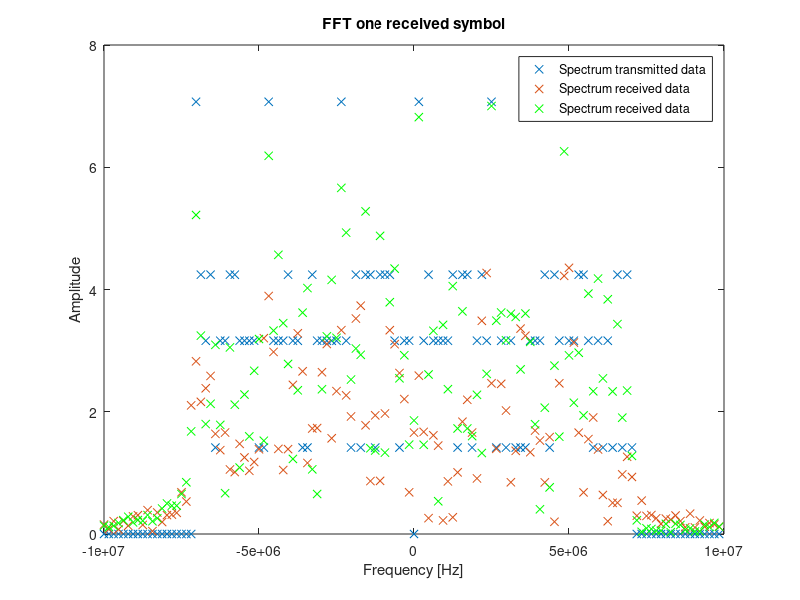

MATLAB code for this plot:

clc
close all
clear variables

data = load('tx_data_test_spectrum.mat');
Tx_data = data.save_data_tx;
data = load('Rx_OFDM_19_11_2020.mat');
Rx_data = data.Rx_OFDM_19_11_2020;

data_fs_1MHz = load('Rx_OFDM_19_11_2020_fs_1Mhz.mat');
Rx_data_1MHz = data_fs_1MHz.Rx_OFDM_19_11_2020_fs_1Mhz;

fs = 20e6;
x = -fs/2:fs/128:fs/2-fs/128;


% Spectrum transmitted data
% figure
plot(x, abs(fftshift(fft(Tx_data(10+[1:128])))), 'x')
title('FFT one transmit symbol')
xlabel('Frequency [Hz]')
ylabel('Amplitude')

hold on 

% Spectrum received data
tmp = Rx_data_1MHz(2575+[1:1370]);

% figure
plot(x , abs(fftshift(fft(tmp(9+[1:128])))), 'x')
title('FFT one received symbol')
xlabel('Frequency [Hz]')
ylabel('Amplitude')


% Spectrum received data 1MHz
fs = 1e6;
% figure
for k=9 
    tmp=Rx_data_1MHz(2660+k+[1:128]);
    plot(x, abs(fftshift(fft(tmp))),'xg');
    xlabel('Frequency [Hz]')
    ylabel('Amplitude')
%     pause;
end

legend('Spectrum transmitted data','Spectrum received data','Spectrum received data')
hold off